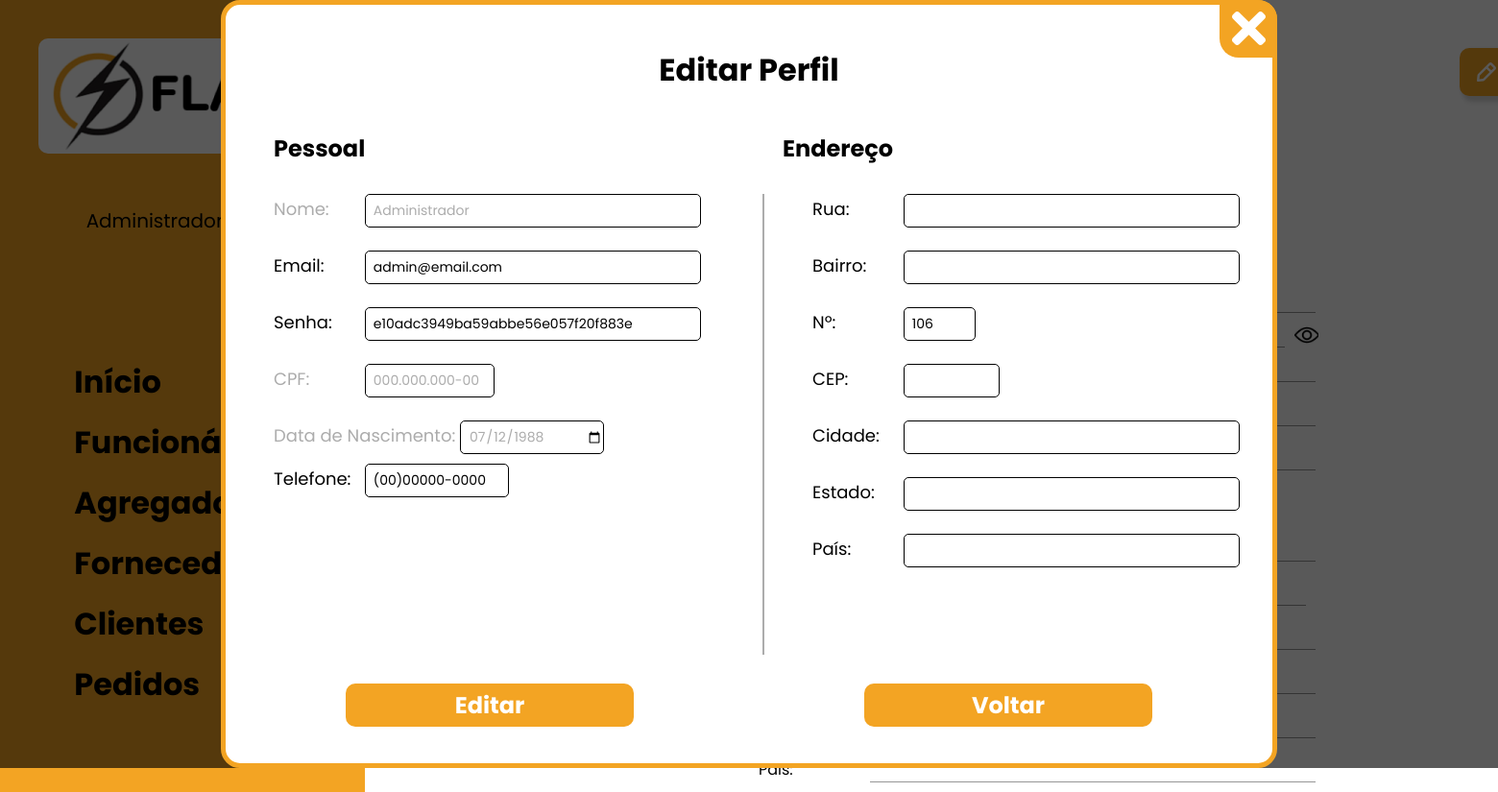
Screenshot of /view/editar_perfil.php (signed in) with the database file from the repository.
### tables this page shows
CREATE TABLE `funcionarios` (
  `idFuncionarios` int(10) NOT NULL,
  `nome` varchar(100) NOT NULL,
  `email` varchar(100) NOT NULL,
  `cpf` varchar(15) NOT NULL,
  `dataNasc` varchar(11) DEFAULT NULL,
  `senha` varchar(150) NOT NULL,
  `telefone` varchar(15) NOT NULL,
  `fotoNome` varchar(100) DEFAULT NULL,
  `fotoTipo` varchar(5) DEFAULT NULL,
  `fotoTam` int(10) DEFAULT NULL,
  `rua` varchar(100) DEFAULT NULL,
  `bairro` varchar(50) DEFAULT NULL,
  `numero` varchar(5) DEFAULT NULL,
  `cep` varchar(15) DEFAULT NULL,
  `cidade` varchar(100) DEFAULT NULL,
  `estado` varchar(40) DEFAULT NULL,
  `pais` varchar(50) DEFAULT NULL
);

### model/funcionario.php (called while the page is built, shortened)
<?php
    class Funcionario{
        static function pesquisarFuncionario($pdo, $id){
            $sth = $pdo->prepare("SELECT * from funcionarios WHERE idFuncionarios=:id LIMIT 1");
            $sth->BindValue(':id', $id);
            $sth->execute();
            return $users = $sth->fetch(PDO::FETCH_ASSOC);
        }
    }
?>

### view/editar_perfil.php (the view, shortened to what this page needs)
<?PHP
    include('../config/conexao.php');
    include('../model/funcionario.php');
    $user = new Funcionario();
    $mostrar = $user->pesquisarFuncionario($pdo, $_SESSION['id']);
?>
<!DOCTYPE html>
<html lang="pt-br">
<head>
    <link rel="stylesheet" href="../css/style.css">
</head>
<body>
    <div class="container-perfil">
        <aside class="menu-lateral">
           <div class="menu-lateral-logo">
                <img src="../assents/img/logo.jpg" alt="logo da empresa">
           </div>
            <div class="menu-lateral-usuario">
                <span class="ml-usuario-nome">
                    <?php
                        echo $_SESSION['nome'];
                    ?>
                </span>
                <div class="ml-usuario-foto">
                </div>
            </div>
            <nav class="menu-lateral-nav">
                <ul>
                   <li class="mlv-elemento"><a href="inicio.php">Início</a></li>
                   <li class="mlv-elemento"><a href="funcionarios.php">Funcionários</a></li>
                   <li class="mlv-elemento"><a href="agregados.php">Agregados</a></li>
                   <li class="mlv-elemento"><a href="fornecedores.php">Fornecedores</a></li>
                   <li class="mlv-elemento"><a href="clientes.php">Clientes</a></li>
                   <li class="mlv-elemento"><a href="pedidos.php">Pedidos</a></li>
                </ul>
            </nav>
        </aside>
        <main class="principal-perfil">
            <header class="perfil-cabecalho">
                <div class="perfil-foto">
                </div>>
                <p>
                </p>
                <a class="btn-editar-perfil" href="editar_perfil.php">
                    <img src="../assents/img/icon-edit.svg">
                </a>
                <div class="perfil-editar">
                    <div class="box-editar-perfil">
                        <a class="btn-fechar-form" href="perfil.php">
                            <img id="icon-fechar" src="../assents/img/icon-fechar.svg">
                        </a>
                        <h2 class="editar-header">Editar Perfil</h2>
                        <form method="post" class="form-editar"  enctype="multipart/form-data">
                            <div class="form-header">
                                <h3>Pessoal</h3>
                                <h3>Endereço</h3>
                            </div>
                            <div class="form-body">
                                <div class="form-pessoal">
                                    <div class="form-nome-perfil">
                                        <label for="nome">Nome:</label>
                                        <input type="text" name="nome" value="<?php echo $mostrar['nome']?>">
                                    </div>
                                    <div class="form-email">
                                        <label for="email">Email:</label>
                                        <input type="email" name="email" value="<?php echo $mostrar['email']?>" required>
                                    </div>
                                    <div class="form-senha">
                                        <label for="senha">Senha:</label>
                                        <input type="text" name="senha" value="<?php echo $_SESSION['senha']?>" required>
                                    </div>
                                    <div class="form-cpf-perfil">
                                        <label for="cpf">CPF:</label>
                                        <input type="text" name="cpf" id="cpf" value="<?php echo $mostrar['cpf']?>">
                                    </div>
                                    <div class="form-dataNasc-perfil">
                                        <label for="dataNasc">Data de Nascimento:</label>
                                        <input type="date" name="dataNasc" value="<?php echo $mostrar['dataNasc']?>" >
                                    </div>
                                    <div class="form-tel">
                                        <label for="telefone">Telefone:</label>
                                        <input type="text" name="telefone" value="<?php echo $mostrar['telefone']?>" required>
                                    </div>
                                </div>
                            <div class="cadastro-separador"></div>
                                <div class="form-endereco">
                                    <div class="form-rua">
                                        <label for="rua">Rua:</label>
                                        <input type="text" name="rua" value="<?php echo $mostrar['rua']?>" >
                                    </div>
                                    <div class="form-bairro">
                                        <label for="bairro">Bairro:</label>
                                        <input type="text" name="bairro" value="<?php echo $mostrar['bairro']?>" >
                                    </div>
                                    <div class="form-num">
                                        <label for="num">Nº:</label>
                                        <input type="text" name="num" value="<?php echo $mostrar['numero']?>" >
                                    </div>
                                    <div class="form-cep">
                                        <label for="cep">CEP:</label>
                                        <input type="text" name="cep" value="<?php echo $mostrar['cep']?>" >
                                    </div>
                                    <div class="form-cidade">
                                        <label for="cidade">Cidade:</label>
                                        <input type="text" name="cidade" value="<?php echo $mostrar['cidade']?>" >
                                    </div>
                                    <div class="form-estado">
                                        <label for="estado">Estado:</label>
                                        <input type="text" name="estado" value="<?php echo $mostrar['estado']?>" >
                                    </div>
                                    <div class="form-pais">
                                        <label for="pais">País:</label>
                                        <input type="text" name="pais" value="<?php echo $mostrar['pais']?>" >
                                    </div>
                                </div>
                            </div>
                            <div class="editar-footer">
                                <input id="btn-editar" class="btn-editar" type="submit" value="Editar" name="editarPerfil">
                                <a class="btn-voltar" href="perfil.php">Voltar</a>
                            </div>
                        </form>
                    </div>
                </div>
            </header>
            <section class="perfil-dados">
                <div class="dado">
                    <span>Email:</span>
                </div>
                <div class="dado-senha">
                    <span>Senha:</span>
                    <span class="icon-senha" onclick="mostrarSenha()"></span>
                </div>
                <div class="dado">
                    <span>CPF:</span>
                </div>
                <div class="dado">
                    <span>Nascimento:</span>
                </div>
                <div class="dado">
                    <span>Telefone:</span>
                </div>
                <h3>Endereço</h3>
                <div class="dado">
                    <span>Rua:</span>
                </div>
                <div class="dado">
                    <div class="dado-bairro">
                        <span>Bairro:</span>
                    </div>
                    <div class="dado-num">
                        <span>Nº:</span>
                    </div>
                </div>
                <div class="dado">
                    <span>CEP:</span>
                </div>
                <div class="dado">
                    <span>Cidade:</span>
                </div>
                <div class="dado">
                    <span>Estado:</span>
                </div>
                <div class="dado">
                    <span>País:</span>
                    <input type="text" value="<?php echo $mostrar['pais'];?>">
                </div>
            </section>
        </main>
    </div>
</body>

### rows the page displays
funcionarios: nome "Administrador", email "admin@email.com", cpf "000.000.000-00", dataNasc "07/12/1988", telefone "(00)00000-0000", num "106"

### other values shown
$_SESSION['nome'] "Administrador"
